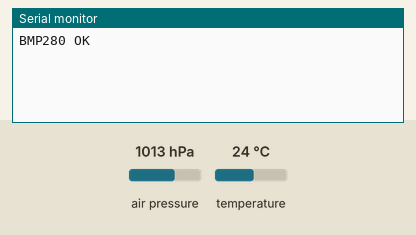
The sketch below on a simulated ESP32. Shown: the last lines printed to the serial monitor. The test bench sets the inputs (shaded band); at power-on: air pressure 1013 hPa, temperature 24 °C.

Above: at 4.2 s.
4.3 s: air pressure set to 952 hPa
At 6.4 s:
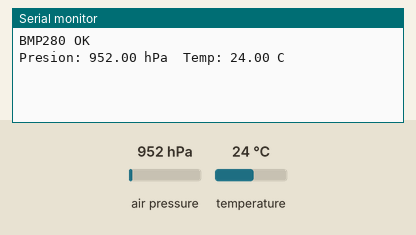
8.5 s: temperature set to 12 °C
At 9.7 s:
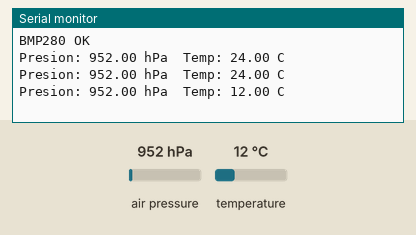
11.5 s: air pressure set to 975 hPa
At 14.1 s:
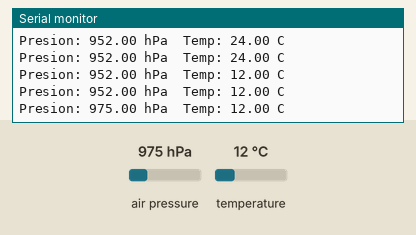

The sketch:

Stage_03_BMP280_Test.ino
```cpp
#include <Wire.h>
#include <Adafruit_BMP280.h>
Adafruit_BMP280 bmp;

void setup() {
  Serial.begin(115200);
  delay(3000);
  Wire.begin(1, 42);
  if (!bmp.begin(0x76)) {
    Serial.println("BMP280 no encontrado");
    while(1);
  }
  bmp.setSampling(Adafruit_BMP280::MODE_NORMAL,
                  Adafruit_BMP280::SAMPLING_X2,
                  Adafruit_BMP280::SAMPLING_X16,
                  Adafruit_BMP280::FILTER_X16,
                  Adafruit_BMP280::STANDBY_MS_500);
  Serial.println("BMP280 OK");
}

void loop() {
  delay(2000);
  Serial.printf("Presion: %.2f hPa  Temp: %.2f C\n",
    bmp.readPressure() / 100.0F,
    bmp.readTemperature());
}
```

Measured:
- after the input at 4.3 s, the serial monitor: prints a new line after 0.70 s (image 1)
- after the input at 8.5 s, the serial monitor: prints a new line after 0.51 s (image 2)
- after the input at 11.5 s, the serial monitor: prints a new line after 1.5 s (image 3)
